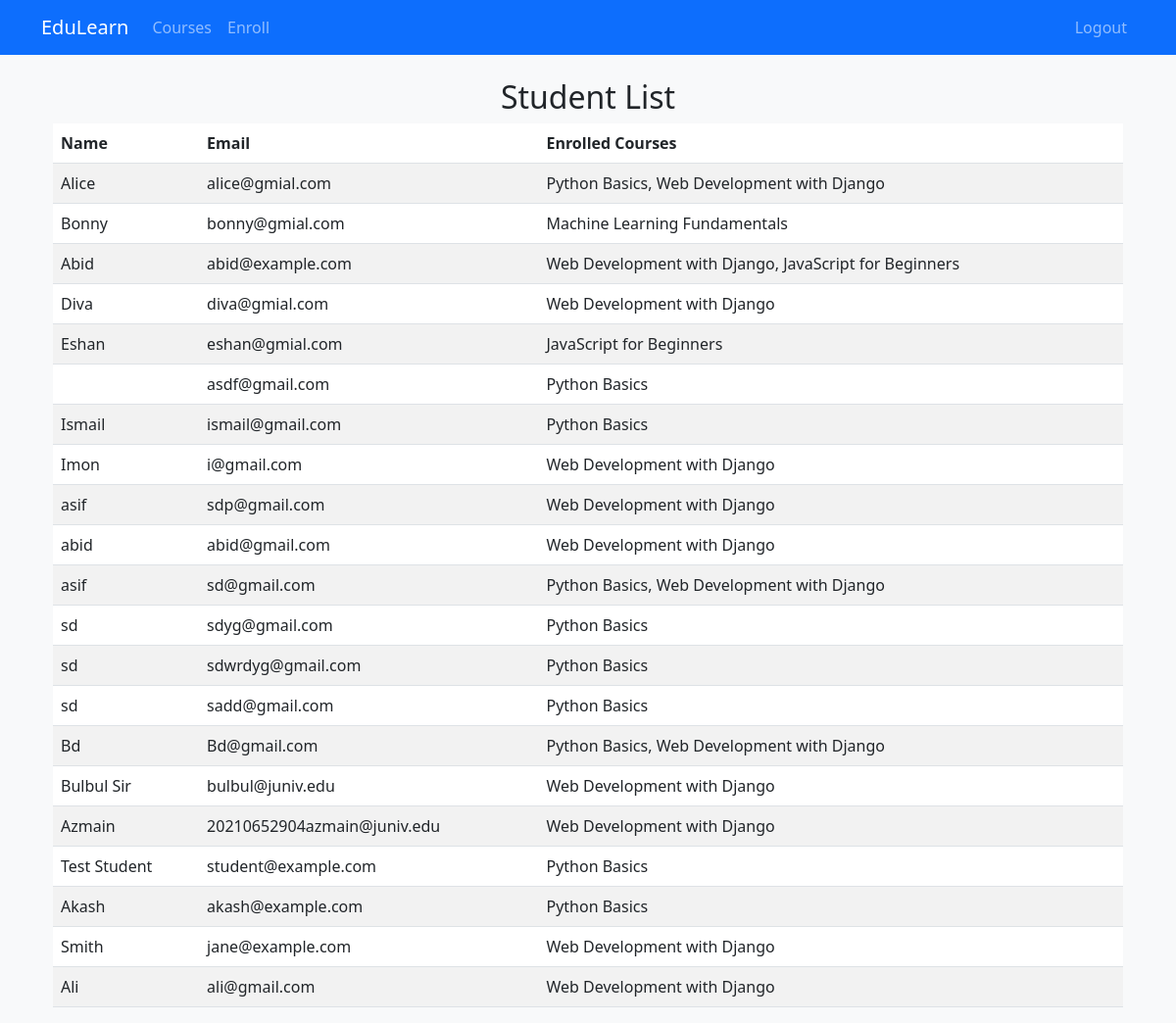
The app's page /students/ (signed in) with its own data.
### courses/models.py (models this page shows, shortened)
class Student(models.Model):
    name = models.CharField(max_length=200)
    email = models.EmailField(unique=True)
    enrolled_courses = models.ManyToManyField(Course, related_name='students')
    completed_lessons = models.ManyToManyField(Lesson, related_name='completed_by', blank=True)

class Course(models.Model):
    title = models.CharField(max_length=200)
    description = models.TextField()
    duration = models.IntegerField(help_text="Duration in hours")
    thumbnail = models.ImageField(upload_to='course_thumbnails/', null=True, blank=True)

### courses/views.py (the view)
# urls.py: path('students/', views.student_list, name='student_list'),
@login_required
def student_list(request):
    students = Student.objects.all()
    return render(request, 'courses/student_list.html', {'students': students})

### courses/templates/courses/student_list.html (shortened to what this page needs)
{% extends "courses/base.html" %}
{% block content %}
<div class="container mt-4">
    <h2 class="text-center">Student List</h2>
    <table class="table table-striped">
        <thead>
            <tr>
                <th>Name</th>
                <th>Email</th>
                <th>Enrolled Courses</th>
            </tr>
        </thead>
        <tbody>
            {% for student in students %}
            <tr>
                <td>{{ student.name }}</td>
                <td>{{ student.email }}</td>
                <td>
                    {% for course in student.enrolled_courses.all %}
                        {{ course.title }}{% if not forloop.last %}, {% endif %}
                    {% empty %}
                        No Courses Enrolled
                    {% endfor %}
                </td>
            </tr>
            {% empty %}
            <tr>
                <td colspan="3" class="text-center">No students available.</td>
            </tr>
            {% endfor %}
        </tbody>
    </table>
</div>
{% endblock %}

### courses/templates/courses/base.html (shortened to what this page needs)
<!DOCTYPE html>
<html lang="en">
<head>
    <link href="https://cdn.jsdelivr.net/npm/bootstrap@5.3.0/dist/css/bootstrap.min.css" rel="stylesheet">
</head>
<body class="bg-light">
    <nav class="navbar navbar-expand-lg navbar-dark bg-primary">
        <div class="container">
            <a class="navbar-brand" href="/">EduLearn</a>
            <div class="collapse navbar-collapse" id="navbarNav">
                <ul class="navbar-nav me-auto">
                    <li class="nav-item"><a class="nav-link" href="/">Courses</a></li>
                    <li class="nav-item"><a class="nav-link" href="/enroll/">Enroll</a></li>
                </ul>
                <ul class="navbar-nav ms-auto">
                    {% if user.is_authenticated %}
                        <li class="nav-item"><a class="nav-link" href="{% url 'logout' %}">Logout</a></li>
                    {% else %}
                        <li class="nav-item"><a class="nav-link" href="{% url 'login' %}">Login</a></li>
                        <li class="nav-item"><a class="nav-link" href="{% url 'register' %}">Register</a></li>
                    {% endif %}
                </ul>
            </div>
        </div>
    </nav>
    <div class="container mt-4">
        {% block content %}{% endblock %}
    </div>
</body>
</html>

### records on screen
Student: name "Alice", email "alice@gmial.com"
Course: title "Python Basics"
Course: title "Web Development with Django"
Student: name "Bonny", email "bonny@gmial.com"
Course: title "Machine Learning Fundamentals"
Student: name "Abid", email "abid@example.com"
Course: title "JavaScript for Beginners"
Student: name "Diva", email "diva@gmial.com"
Student: name "Eshan", email "eshan@gmial.com"
Student: email "asdf@gmail.com"
Student: name "Ismail", email "ismail@gmail.com"
Student: name "Imon", email "i@gmail.com"
Student: name "asif", email "sdp@gmail.com"
Student: name "abid", email "abid@gmail.com"
Student: name "asif", email "sd@gmail.com"
Student: name "sd", email "sdyg@gmail.com"
Student: name "sd", email "sdwrdyg@gmail.com"
Student: name "sd", email "sadd@gmail.com"
Student: name "Bd", email "Bd@gmail.com"
Student: name "Bulbul Sir", email "bulbul@juniv.edu"
Student: name "Azmain", email "20210652904azmain@juniv.edu"
Student: name "Test Student", email "student@example.com"
Student: name "Akash", email "akash@example.com"
Student: name "Smith", email "jane@example.com"
Student: name "Ali", email "ali@gmail.com"
